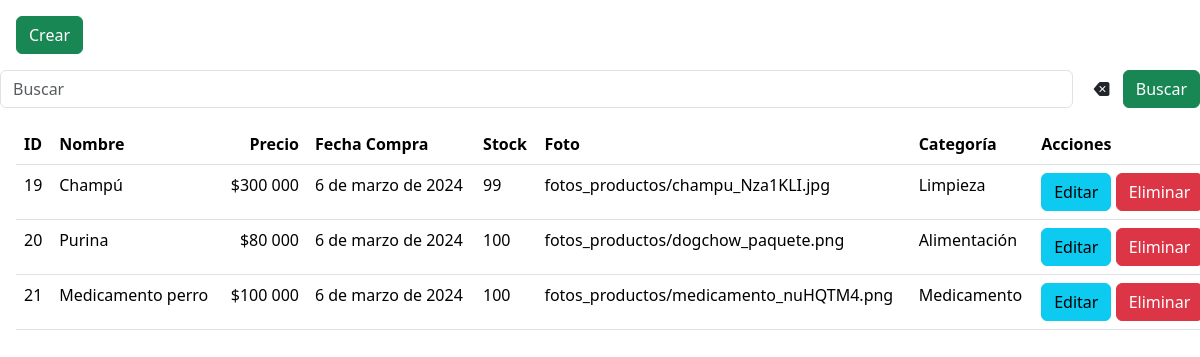
The app's page /productos/, older data.
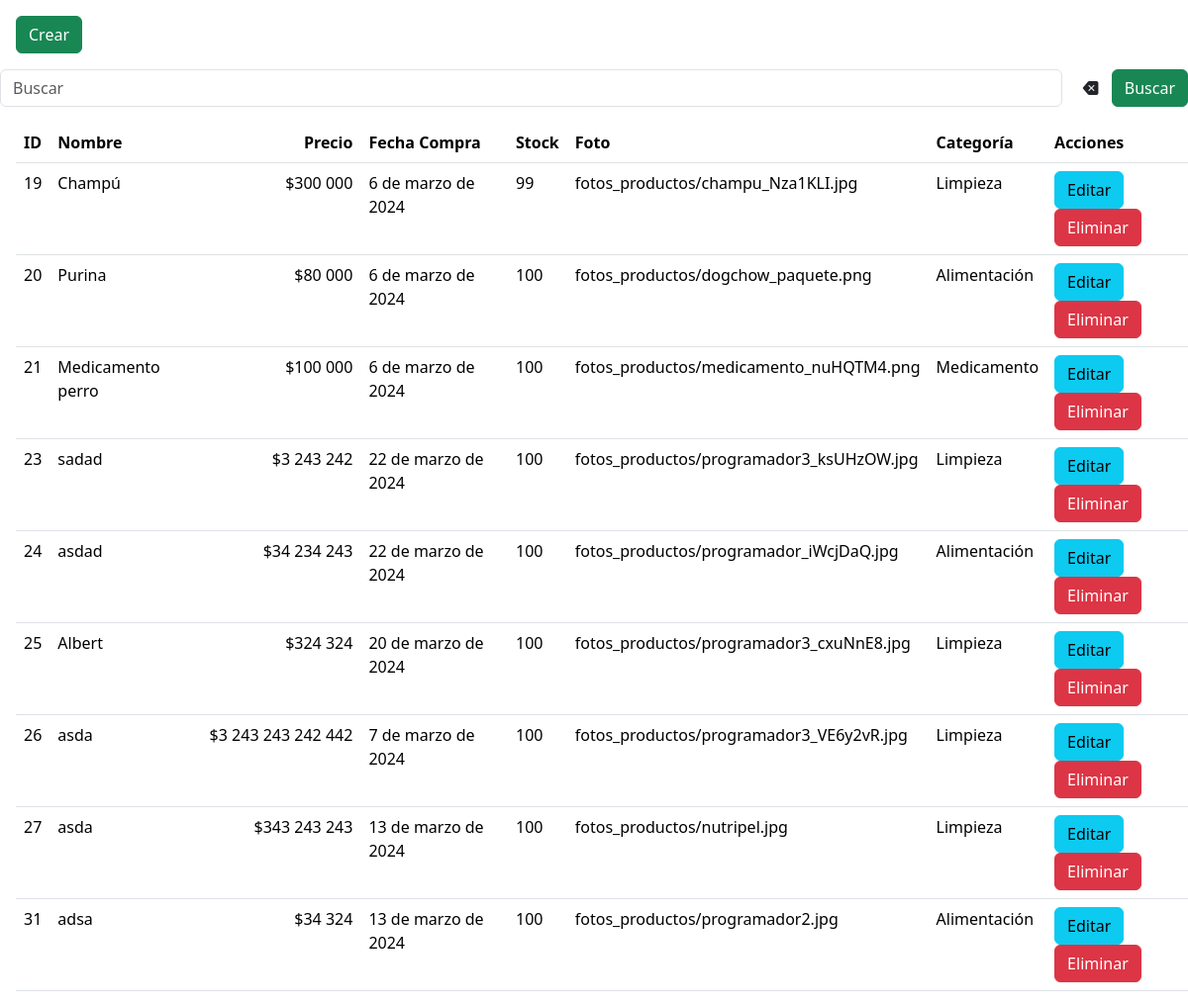
The same page, newer data.
### tienda/models.py (models this page shows, shortened)
class Producto(models.Model):
    nombre = models.CharField(max_length=254)
    precio = models.IntegerField()
    fecha_compra = models.DateField()
    stock = models.IntegerField(default=1)
    foto = models.ImageField(null=True, blank=True, upload_to='fotos_productos', default='default.png')
    categoria = models.ForeignKey(Categoria, on_delete=models.DO_NOTHING, default=1)

class Categoria(models.Model):
    nombre = models.CharField(max_length=254)
    descripcion = models.TextField(null=True, blank=True)
    def __str__(self):
        return self.nombre

### tienda/views.py (the view)
# urls.py: path("productos/", views.productos, name="productos"),
def productos(request):
    query = Producto.objects.all()
    context = {"data": query}
    return render(request, "tienda/productos/listar.html", context)

### tienda/templates/tienda/productos/listar.html (shortened to what this page needs)
{% extends 'tienda/base.html' %}
{% load static %}
{% load humanize %}
{% block contenedor %}
{% if data %}
<a class="btn btn-success m-3" href="{% url 'tienda:productos_formulario' %}" >Crear</a>
<form class="d-flex" role="search" method="post" action="{% url 'tienda:productos_buscar' %}">
    <input class="form-control me-2" type="search" placeholder="Buscar" aria-label="Search" name="buscar"
           value="{{ buscado }}">
    <a class="btn" href="" type="button"><i class="bi bi-backspace-fill"></i></a>
    <button class="btn btn-success" type="submit">Buscar</button>
</form>
<table class="table table-hover m-3">
    <tr>
        <th>ID</th>
        <th>Nombre</th>
        <th class="text-end">Precio</th>
        <th>Fecha Compra</th>
        <th>Stock</th>
        <th>Foto</th>
        <th>Categoría</th>
        <th>Acciones</th>
    </tr>
    {% for i in data %}
    <tr>
        <td>{{ i.id }}</td>
        <td>{{ i.nombre }}</td>
        <td class="text-end">${{ i.precio|intcomma }}</td>
        <td>{{ i.fecha_compra }}</td>
        <td>{{ i.stock }}</td>
        <td>{{ i.foto }} </td>
        <td>{{ i.categoria }} </td>
        <td>
            <a href="{% url 'tienda:productos_editar' i.id %}" class="btn btn-info">Editar</a>
            <a href="javascript:confirmar_eliminar('{{ i.id }}', '{% url 'tienda:productos_eliminar' i.id %}');"
               class="btn btn-danger">Eliminar</a>
        </td>
    </tr>
    {% endfor %}
</table>
{% endif %}
{% endblock %}

### tienda/templates/tienda/base.html (shortened to what this page needs)
{% load static %}
<!DOCTYPE html>
<html lang="en">
<head>
    <link href="{% static 'tienda/css/styles2.css' %}" rel="stylesheet">
    <link href="{% static 'tienda/css/bootstrap.min.css' %}" rel="stylesheet">
    <link href="https://cdn.jsdelivr.net/npm/bootstrap@5.3.3/dist/css/bootstrap.min.css" rel="stylesheet">
    <link rel="stylesheet" href="https://cdn.jsdelivr.net/npm/bootstrap-icons@1.11.3/font/bootstrap-icons.min.css">
    <link href="https://cdn.jsdelivr.net/npm/remixicon@4.2.0/fonts/remixicon.css" rel="stylesheet" />
    <link rel="stylesheet" href="https://cdn.jsdelivr.net/npm/@fancyapps/ui@5.0/dist/fancybox/fancybox.css" />
    <link rel="stylesheet" href="https://unpkg.com/aos@next/dist/aos.css" />
</head>
<body>
{% block contenedor %}
{% endblock %}
</body>
</html>

### tienda/static/tienda/css/styles2.css (style rules this page uses)
* { margin: 0; padding: 0; box-sizing: border-box; text-decoration: none; }

### tienda/templates/tienda/base.html (style rules this page uses)
body { overflow-x: hidden; }

Row changes from the older to the newer data that the page shows:
added Producto: id "23", nombre "sadad", precio "3 243 242", fecha_compra "22 de marzo de 2024", stock "100", foto "fotos_productos/programador3_ksUHzOW.jpg", categoria "Limpieza"
added Producto: id "24", nombre "asdad", precio "34 234 243", fecha_compra "22 de marzo de 2024", stock "100", foto "fotos_productos/programador_iWcjDaQ.jpg", categoria "Alimentación"
added Producto: id "25", nombre "Albert", precio "324 324", fecha_compra "20 de marzo de 2024", stock "100", foto "fotos_productos/programador3_cxuNnE8.jpg", categoria "Limpieza"
added Producto: id "26", nombre "asda", precio "3 243 243 242 442", fecha_compra "7 de marzo de 2024", stock "100", foto "fotos_productos/programador3_VE6y2vR.jpg", categoria "Limpieza"
added Producto: id "27", nombre "asda", precio "343 243 243", fecha_compra "13 de marzo de 2024", stock "100", foto "fotos_productos/nutripel.jpg", categoria "Limpieza"
added Producto: id "31", nombre "adsa", precio "34 324", fecha_compra "13 de marzo de 2024", stock "100", foto "fotos_productos/programador2.jpg", categoria "Alimentación"
